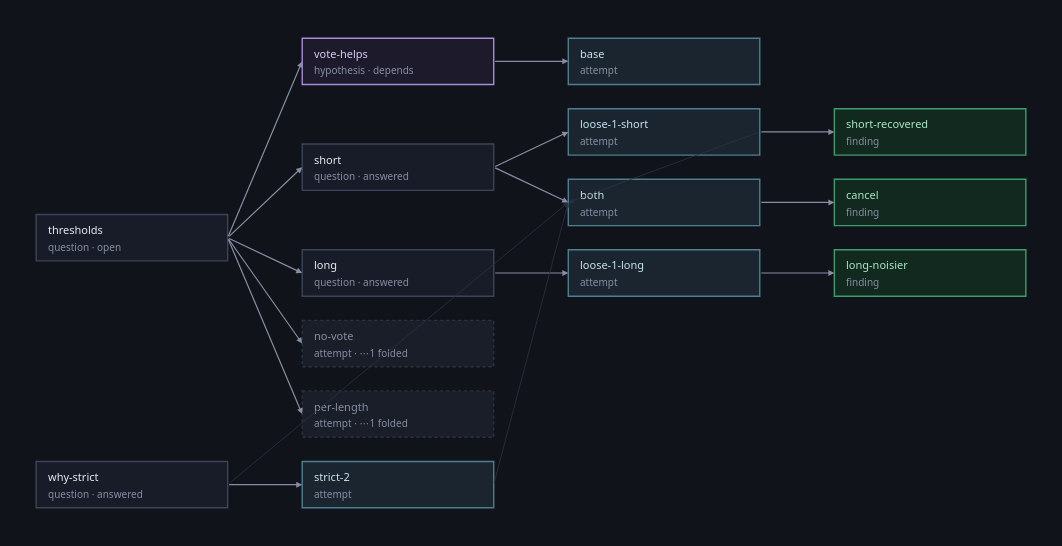

Notebook code for this chart:
### Markdown cell above
`per-length` cites no commit — nobody ran it — so nothing worked out from the
**record** could ever have said it was abandoned. What folds is derived over the
moves, and reaches it.

Pruning never deletes. Hand the figure no folds and the whole thing is open:

### Code cell
reasoning.figure(store, tree="spam")

### Figure 1 — Plotly figure (JSON) as saved in the notebook; plotly's stock layout.template omitted (floating-point values rounded to 4 significant figures)
{"data": [{"hoverinfo": "text", "hovertext": ["<b>thresholds</b><br>question · open<br><br>The strict classifier fires on almost nothing under ten words. Is one threshold enough for both short and long messages?", "<b>vote-helps</b><br>hypothesis · depends<br><br>A loose classifier voting with the strict one recovers the short texts without losing the long ones.", "<b>short</b><br>question · answered<br><br>Under ten words: does the vote recover what the strict classifier misses?", "<b>long</b><br>question · answered<br><br>Over forty words: does the loose channel cost precision?", "<b>base</b><br>attempt<br><br>The base: strict at 4.0, loose at 2.0, a vote on top.", "<b>loose-1-short</b><br>attempt<br><br>Loose down to 1.0, scored on the short half.", "<b>loose-1-long</b><br>attempt<br><br>The same commit, scored on the long half.", "<b>no-vote</b><br>attempt · ⋯1 folded<br><br>Drop the vote entirely and read both classifiers.<br><br><i>Reading both classifiers without a vote needs a rule downstream that nobody has, and the vote is cheaper.</i>", "<b>short-recovered</b><br>finding<br><br>71% of texts under ten words now fire, against 12% before. The vote picks it up.", "<b>long-noisier</b><br>finding<br><br>Nine points of false positives over forty words: the loose channel votes on everything.", "<b>why-strict</b><br>question · answered<br><br>Does moving the strict threshold change what the loose channel sees, or only the count?", "<b>strict-2</b><br>attempt<br><br>Strict down to 2.0, same loose.", "<b>both</b><br>attempt<br><br>Strict at 2.0 AND the loose threshold at 1.0.", "<b>cancel</b><br>finding<br><br>Together they cancel: at 2.0 the strict channel already fires on the short texts, so the loose one adds nothing but the false positives.", "<b>per-length</b><br>attempt · ⋯1 folded<br><br>A threshold picked from the token count. Never ran.<br><br><i>A threshold that depends on the input is a second model, and this was meant to be one knob.</i>"], "marker": {"opacity": 0, "size": 1}, "mode": "markers", "showlegend": false, "type": "scatter", "x": [95.0, 359.0, 359.0, 359.0, 623.0, 623.0, 623.0, 359.0, 887.0, 887.0, 95.0, 359.0, 623.0, 887.0, 359.0], "y": [198.0, 23.0, 128.0, 233.0, 23.0, 93.0, 233.0, 303.0, 93.0, 233.0, 443.0, 443.0, 163.0, 163.0, 373.0]}], "layout": {"annotations": [{"align": "left", "font": {"color": "#e7e9ef", "family": "system-ui, -apple-system, Segoe UI, Roboto, sans-serif", "size": 11}, "showarrow": false, "text": "thresholds", "x": 10.0, "xanchor": "left", "y": 190.0, "yanchor": "middle"}, {"align": "left", "font": {"color": "#868ea3", "family": "system-ui, -apple-system, Segoe UI, Roboto, sans-serif", "size": 10}, "showarrow": false, "text": "question · open", "x": 10.0, "xanchor": "left", "y": 207.0, "yanchor": "middle"}, {"align": "left", "font": {"color": "#d9cbf2", "family": "system-ui, -apple-system, Segoe UI, Roboto, sans-serif", "size": 11}, "showarrow": false, "text": "vote-helps", "x": 274.0, "xanchor": "left", "y": 15.0, "yanchor": "middle"}, {"align": "left", "font": {"color": "#868ea3", "family": "system-ui, -apple-system, Segoe UI, Roboto, sans-serif", "size": 10}, "showarrow": false, "text": "hypothesis · depends", "x": 274.0, "xanchor": "left", "y": 32.0, "yanchor": "middle"}, {"align": "left", "font": {"color": "#e7e9ef", "family": "system-ui, -apple-system, Segoe UI, Roboto, sans-serif", "size": 11}, "showarrow": false, "text": "short", "x": 274.0, "xanchor": "left", "y": 120.0, "yanchor": "middle"}, {"align": "left", "font": {"color": "#868ea3", "family": "system-ui, -apple-system, Segoe UI, Roboto, sans-serif", "size": 10}, "showarrow": false, "text": "question · answered", "x": 274.0, "xanchor": "left", "y": 137.0, "yanchor": "middle"}, {"align": "left", "font": {"color": "#e7e9ef", "family": "system-ui, -apple-system, Segoe UI, Roboto, sans-serif", "size": 11}, "showarrow": false, "text": "long", "x": 274.0, "xanchor": "left", "y": 225.0, "yanchor": "middle"}, {"align": "left", "font": {"color": "#868ea3", "family": "system-ui, -apple-system, Segoe UI, Roboto, sans-serif", "size": 10}, "showarrow": false, "text": "question · answered", "x": 274.0, "xanchor": "left", "y": 242.0, "yanchor": "middle"}, {"align": "left", "font": {"color": "#c7e3ec", "family": "system-ui, -apple-system, Segoe UI, Roboto, sans-serif", "size": 11}, "showarrow": false, "text": "base", "x": 538.0, "xanchor": "left", "y": 15.0, "yanchor": "middle"}, {"align": "left", "font": {"color": "#868ea3", "family": "system-ui, -apple-system, Segoe UI, Roboto, sans-serif", "size": 10}, "showarrow": false, "text": "attempt", "x": 538.0, "xanchor": "left", "y": 32.0, "yanchor": "middle"}, {"align": "left", "font": {"color": "#c7e3ec", "family": "system-ui, -apple-system, Segoe UI, Roboto, sans-serif", "size": 11}, "showarrow": false, "text": "loose-1-short", "x": 538.0, "xanchor": "left", "y": 85.0, "yanchor": "middle"}, {"align": "left", "font": {"color": "#868ea3", "family": "system-ui, -apple-system, Segoe UI, Roboto, sans-serif", "size": 10}, "showarrow": false, "text": "attempt", "x": 538.0, "xanchor": "left", "y": 102.0, "yanchor": "middle"}, {"align": "left", "font": {"color": "#c7e3ec", "family": "system-ui, -apple-system, Segoe UI, Roboto, sans-serif", "size": 11}, "showarrow": false, "text": "loose-1-long", "x": 538.0, "xanchor": "left", "y": 225.0, "yanchor": "middle"}, {"align": "left", "font": {"color": "#868ea3", "family": "system-ui, -apple-system, Segoe UI, Roboto, sans-serif", "size": 10}, "showarrow": false, "text": "attempt", "x": 538.0, "xanchor": "left", "y": 242.0, "yanchor": "middle"}, {"align": "left", "font": {"color": "#868ea3", "family": "system-ui, -apple-system, Segoe UI, Roboto, sans-serif", "size": 11}, "showarrow": false, "text": "no-vote", "x": 274.0, "xanchor": "left", "y": 295.0, "yanchor": "middle"}, {"align": "left", "font": {"color": "#868ea3", "family": "system-ui, -apple-system, Segoe UI, Roboto, sans-serif", "size": 10}, "showarrow": false, "text": "attempt · ⋯1 folded", "x": 274.0, "xanchor": "left", "y": 312.0, "yanchor": "middle"}, {"align": "left", "font": {"color": "#a9e7c5", "family": "system-ui, -apple-system, Segoe UI, Roboto, sans-serif", "size": 11}, "showarrow": false, "text": "short-recovered", "x": 802.0, "xanchor": "left", "y": 85.0, "yanchor": "middle"}, {"align": "left", "font": {"color": "#868ea3", "family": "system-ui, -apple-system, Segoe UI, Roboto, sans-serif", "size": 10}, "showarrow": false, "text": "finding", "x": 802.0, "xanchor": "left", "y": 102.0, "yanchor": "middle"}, {"align": "left", "font": {"color": "#a9e7c5", "family": "system-ui, -apple-system, Segoe UI, Roboto, sans-serif", "size": 11}, "showarrow": false, "text": "long-noisier", "x": 802.0, "xanchor": "left", "y": 225.0, "yanchor": "middle"}, {"align": "left", "font": {"color": "#868ea3", "family": "system-ui, -apple-system, Segoe UI, Roboto, sans-serif", "size": 10}, "showarrow": false, "text": "finding", "x": 802.0, "xanchor": "left", "y": 242.0, "yanchor": "middle"}, {"align": "left", "font": {"color": "#e7e9ef", "family": "system-ui, -apple-system, Segoe UI, Roboto, sans-serif", "size": 11}, "showarrow": false, "text": "why-strict", "x": 10.0, "xanchor": "left", "y": 435.0, "yanchor": "middle"}, {"align": "left", "font": {"color": "#868ea3", "family": "system-ui, -apple-system, Segoe UI, Roboto, sans-serif", "size": 10}, "showarrow": false, "text": "question · answered", "x": 10.0, "xanchor": "left", "y": 452.0, "yanchor": "middle"}, {"align": "left", "font": {"color": "#c7e3ec", "family": "system-ui, -apple-system, Segoe UI, Roboto, sans-serif", "size": 11}, "showarrow": false, "text": "strict-2", "x": 274.0, "xanchor": "left", "y": 435.0, "yanchor": "middle"}, {"align": "left", "font": {"color": "#868ea3", "family": "system-ui, -apple-system, Segoe UI, Roboto, sans-serif", "size": 10}, "showarrow": false, "text": "attempt", "x": 274.0, "xanchor": "left", "y": 452.0, "yanchor": "middle"}, {"align": "left", "font": {"color": "#c7e3ec", "family": "system-ui, -apple-system, Segoe UI, Roboto, sans-serif", "size": 11}, "showarrow": false, "text": "both", "x": 538.0, "xanchor": "left", "y": 155.0, "yanchor": "middle"}, {"align": "left", "font": {"color": "#868ea3", "family": "system-ui, -apple-system, Segoe UI, Roboto, sans-serif", "size": 10}, "showarrow": false, "text": "attempt", "x": 538.0, "xanchor": "left", "y": 172.0, "yanchor": "middle"}, {"align": "left", "font": {"color": "#a9e7c5", "family": "system-ui, -apple-system, Segoe UI, Roboto, sans-serif", "size": 11}, "showarrow": false, "text": "cancel", "x": 802.0, "xanchor": "left", "y": 155.0, "yanchor": "middle"}, {"align": "left", "font": {"color": "#868ea3", "family": "system-ui, -apple-system, Segoe UI, Roboto, sans-serif", "size": 10}, "showarrow": false, "text": "finding", "x": 802.0, "xanchor": "left", "y": 172.0, "yanchor": "middle"}, {"align": "left", "font": {"color": "#868ea3", "family": "system-ui, -apple-system, Segoe UI, Roboto, sans-serif", "size": 11}, "showarrow": false, "text": "per-length", "x": 274.0, "xanchor": "left", "y": 365.0, "yanchor": "middle"}, {"align": "left", "font": {"color": "#868ea3", "family": "system-ui, -apple-system, Segoe UI, Roboto, sans-serif", "size": 10}, "showarrow": false, "text": "attempt · ⋯1 folded", "x": 274.0, "xanchor": "left", "y": 382.0, "yanchor": "middle"}, {"arrowcolor": "#868ea3", "arrowhead": 2, "arrowsize": 1, "arrowwidth": 1.2, "ax": 190.0, "axref": "x", "ay": 198.0, "ayref": "y", "showarrow": true, "text": "", "x": 264.0, "xref": "x", "y": 23.0, "yref": "y"}, {"arrowcolor": "#868ea3", "arrowhead": 2, "arrowsize": 1, "arrowwidth": 1.2, "ax": 454.0, "axref": "x", "ay": 23.0, "ayref": "y", "showarrow": true, "text": "", "x": 528.0, "xref": "x", "y": 23.0, "yref": "y"}, {"arrowcolor": "#868ea3", "arrowhead": 2, "arrowsize": 1, "arrowwidth": 1.2, "ax": 190.0, "axref": "x", "ay": 198.0, "ayref": "y", "showarrow": true, "text": "", "x": 264.0, "xref": "x", "y": 128.0, "yref": "y"}, {"arrowcolor": "#868ea3", "arrowhead": 2, "arrowsize": 1, "arrowwidth": 1.2, "ax": 454.0, "axref": "x", "ay": 128.0, "ayref": "y", "showarrow": true, "text": "", "x": 528.0, "xref": "x", "y": 93.0, "yref": "y"}, {"arrowcolor": "#868ea3", "arrowhead": 2, "arrowsize": 1, "arrowwidth": 1.2, "ax": 718.0, "axref": "x", "ay": 93.0, "ayref": "y", "showarrow": true, "text": "", "x": 792.0, "xref": "x", "y": 93.0, "yref": "y"}, {"arrowcolor": "#868ea3", "arrowhead": 2, "arrowsize": 1, "arrowwidth": 1.2, "ax": 454.0, "axref": "x", "ay": 128.0, "ayref": "y", "showarrow": true, "text": "", "x": 528.0, "xref": "x", "y": 163.0, "yref": "y"}, {"arrowcolor": "#868ea3", "arrowhead": 2, "arrowsize": 1, "arrowwidth": 1.2, "ax": 718.0, "axref": "x", "ay": 163.0, "ayref": "y", "showarrow": true, "text": "", "x": 792.0, "xref": "x", "y": 163.0, "yref": "y"}, {"arrowcolor": "#868ea3", "arrowhead": 2, "arrowsize": 1, "arrowwidth": 1.2, "ax": 190.0, "axref": "x", "ay": 198.0, "ayref": "y", "showarrow": true, "text": "", "x": 264.0, "xref": "x", "y": 233.0, "yref": "y"}, {"arrowcolor": "#868ea3", "arrowhead": 2, "arrowsize": 1, "arrowwidth": 1.2, "ax": 454.0, "axref": "x", "ay": 233.0, "ayref": "y", "showarrow": true, "text": "", "x": 528.0, "xref": "x", "y": 233.0, "yref": "y"}, {"arrowcolor": "#868ea3", "arrowhead": 2, "arrowsize": 1, "arrowwidth": 1.2, "ax": 718.0, "axref": "x", "ay": 233.0, "ayref": "y", "showarrow": true, "text": "", "x": 792.0, "xref": "x", "y": 233.0, "yref": "y"}, {"arrowcolor": "#868ea3", "arrowhead": 2, "arrowsize": 1, "arrowwidth": 1.2, "ax": 190.0, "axref": "x", "ay": 198.0, "ayref": "y", "showarrow": true, "text": "", "x": 264.0, "xref": "x", "y": 303.0, "yref": "y"}, {"arrowcolor": "#868ea3", "arrowhead": 2, "arrowsize": 1, "arrowwidth": 1.2, "ax": 190.0, "axref": "x", "ay": 198.0, "ayref": "y", "showarrow": true, "text": "", "x": 264.0, "xref": "x", "y": 373.0, "yref": "y"}, {"arrowcolor": "#868ea3", "arrowhead": 2, "arrowsize": 1, "arrowwidth": 1.2, "ax": 190.0, "axref": "x", "ay": 443.0, "ayref": "y", "showarrow": true, "text": "", "x": 264.0, "xref": "x", "y": 443.0, "yref": "y"}, {"arrowcolor": "#2c3242", "arrowhead": 2, "arrowsize": 1, "arrowwidth": 1.0, "ax": 190.0, "axref": "x", "ay": 443.0, "ayref": "y", "opacity": 0.8, "showarrow": true, "text": "", "x": 528.0, "xref": "x", "y": 163.0, "yref": "y"}, {"arrowcolor": "#2c3242", "arrowhead": 2, "arrowsize": 1, "arrowwidth": 1.0, "ax": 718.0, "axref": "x", "ay": 93.0, "ayref": "y", "opacity": 0.8, "showarrow": true, "text": "", "x": 528.0, "xref": "x", "y": 163.0, "yref": "y"}, {"arrowcolor": "#2c3242", "arrowhead": 2, "arrowsize": 1, "arrowwidth": 1.0, "ax": 454.0, "axref": "x", "ay": 443.0, "ayref": "y", "opacity": 0.8, "showarrow": true, "text": "", "x": 528.0, "xref": "x", "y": 163.0, "yref": "y"}], "font": {"color": "#e7e9ef", "family": "system-ui, -apple-system, Segoe UI, Roboto, sans-serif", "size": 12}, "height": 546.0, "hoverlabel": {"align": "left", "bgcolor": "#1a1e28", "bordercolor": "#2c3242", "font": {"color": "#e7e9ef", "family": "system-ui, -apple-system, Segoe UI, Roboto, sans-serif"}}, "legend": {"bgcolor": "rgba(0,0,0,0)", "font": {"color": "#868ea3"}, "orientation": "h", "x": 1, "xanchor": "right", "y": 1.02, "yanchor": "bottom"}, "margin": {"b": 16, "l": 16, "r": 16, "t": 16}, "paper_bgcolor": "#101319", "plot_bgcolor": "#101319", "shapes": [{"fillcolor": "#171c28", "layer": "below", "line": {"color": "#3d4459", "width": 1.4}, "type": "rect", "x0": 0.0, "x1": 190.0, "y0": 175.0, "y1": 221.0}, {"fillcolor": "#1d1a2b", "layer": "below", "line": {"color": "#a98bdd", "width": 1.4}, "type": "rect", "x0": 264.0, "x1": 454.0, "y0": 0.0, "y1": 46.0}, {"fillcolor": "#171c28", "layer": "below", "line": {"color": "#3d4459", "width": 1.4}, "type": "rect", "x0": 264.0, "x1": 454.0, "y0": 105.0, "y1": 151.0}, {"fillcolor": "#171c28", "layer": "below", "line": {"color": "#3d4459", "width": 1.4}, "type": "rect", "x0": 264.0, "x1": 454.0, "y0": 210.0, "y1": 256.0}, {"fillcolor": "#1b2530", "layer": "below", "line": {"color": "#4d7f8f", "width": 1.4}, "type": "rect", "x0": 528.0, "x1": 718.0, "y0": 0.0, "y1": 46.0}, {"fillcolor": "#1b2530", "layer": "below", "line": {"color": "#4d7f8f", "width": 1.4}, "type": "rect", "x0": 528.0, "x1": 718.0, "y0": 70.0, "y1": 116.0}, {"fillcolor": "#1b2530", "layer": "below", "line": {"color": "#4d7f8f", "width": 1.4}, "type": "rect", "x0": 528.0, "x1": 718.0, "y0": 210.0, "y1": 256.0}, {"fillcolor": "#1a1e28", "layer": "below", "line": {"color": "#2c3242", "dash": "dot", "width": 1.4}, "type": "rect", "x0": 264.0, "x1": 454.0, "y0": 280.0, "y1": 326.0}, {"fillcolor": "#12291f", "layer": "below", "line": {"color": "#3f9d6d", "width": 1.4}, "type": "rect", "x0": 792.0, "x1": 982.0, "y0": 70.0, "y1": 116.0}, {"fillcolor": "#12291f", "layer": "below", "line": {"color": "#3f9d6d", "width": 1.4}, "type": "rect", "x0": 792.0, "x1": 982.0, "y0": 210.0, "y1": 256.0}, {"fillcolor": "#171c28", "layer": "below", "line": {"color": "#3d4459", "width": 1.4}, "type": "rect", "x0": 0.0, "x1": 190.0, "y0": 420.0, "y1": 466.0}, {"fillcolor": "#1b2530", "layer": "below", "line": {"color": "#4d7f8f", "width": 1.4}, "type": "rect", "x0": 264.0, "x1": 454.0, "y0": 420.0, "y1": 466.0}, {"fillcolor": "#1b2530", "layer": "below", "line": {"color": "#4d7f8f", "width": 1.4}, "type": "rect", "x0": 528.0, "x1": 718.0, "y0": 140.0, "y1": 186.0}, {"fillcolor": "#12291f", "layer": "below", "line": {"color": "#3f9d6d", "width": 1.4}, "type": "rect", "x0": 792.0, "x1": 982.0, "y0": 140.0, "y1": 186.0}, {"fillcolor": "#1a1e28", "layer": "below", "line": {"color": "#2c3242", "dash": "dot", "width": 1.4}, "type": "rect", "x0": 264.0, "x1": 454.0, "y0": 350.0, "y1": 396.0}], "width": 1062.0, "xaxis": {"range": [-20, 1002.0], "visible": false}, "yaxis": {"range": [486.0, -20], "scaleanchor": "x", "visible": false}}}
